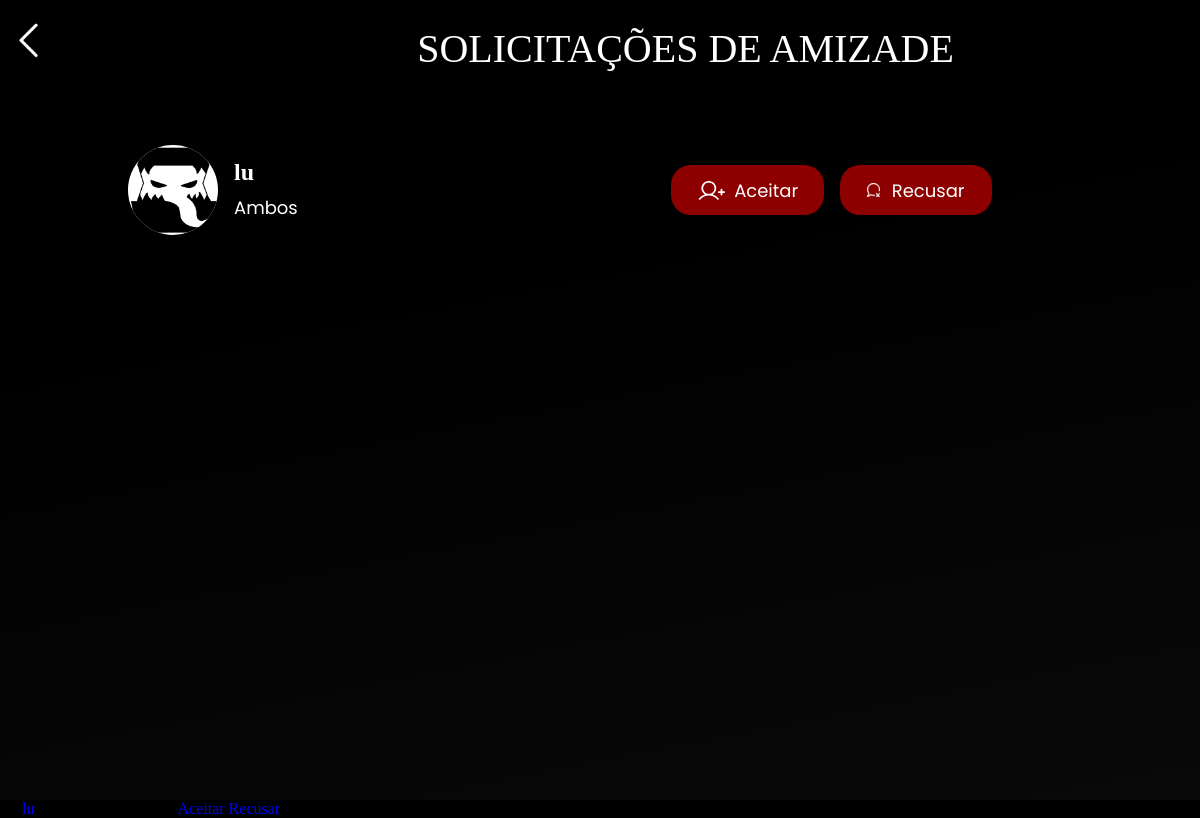
Screenshot of /SistAmizade/listar_solicitacoes/ (signed in) with the database file from the repository.
### SistAmizade/models.py (models this page shows, shortened)
class SolicitacaoAmizade(models.Model):
    de_usuario = models.ForeignKey(User, related_name='solicitacoes_enviadas', on_delete=models.CASCADE)
    para_usuario = models.ForeignKey(User, related_name='solicitacoes_recebidas', on_delete=models.CASCADE)
    aceita = models.BooleanField(default=False)
    criada_em = models.DateTimeField(auto_now_add=True)

### home/models.py (models this page shows, shortened)
class Perfil(models.Model):
    nomePerfil = models.ForeignKey(User, on_delete=models.CASCADE)
    slug = models.SlugField(User, unique=True)
    SESSION_CHOICES = (
        ('Online', 'Online'),
        ('Presencial', 'Presencial'),
    )
    PLAYER_TYPE_CHOICES = (
        ('Mestre', 'Mestre'),
        ('Jogador', 'Jogador'),
        ('Ambos', 'Ambos'),
    )
    RPG_SYSTEM_CHOICES = (
        ('Dungeons & Dragons', 'Dungeons & Dragons'),
        ('Tormenta20', 'Tormenta20'),
        ('Ordem Paranormal', 'Ordem Paranormal'),
        ('Call of Cthulhu', 'Call of Cthulhu'),
        ('Outros', 'Outros'),
    )
    fotoConta = models.ImageField(upload_to='images/profilePictures')
    tipo_sessao = models.CharField(max_length=20, choices=SESSION_CHOICES, null=True)
    tipo_player = models.CharField(max_length=20, choices=PLAYER_TYPE_CHOICES, null=True)
    descricao = models.TextField(max_length=256, null=True)
    sistema_rpg = models.CharField(max_length=20, choices=RPG_SYSTEM_CHOICES, null=True)
    idade = models.IntegerField(null=True)

### SistAmizade/views.py (the view)
# urls.py: path('listar_solicitacoes/', views.listar_solicitacoes, name='listar_solicitacoes'),
def listar_solicitacoes(request):
    solicitacoes_recebidas = SolicitacaoAmizade.objects.filter(para_usuario=request.user, aceita=False)
    for soli in solicitacoes_recebidas:
        perfil = Perfil.objects.get(id=soli.de_usuario.id)
        soli.perfil = perfil
        print(soli.perfil)
    return render(request, 'listar_solicitacoes.html', {'solicitacoes_recebidas': solicitacoes_recebidas})

### SistAmizade/templates/listar_solicitacoes.html (shortened to what this page needs)
{% extends "principal/base.html" %}
{% load static %}
{% block head %}
<link rel="stylesheet" href="{% static 'css/global-ia.css' %}" />
<link rel="stylesheet" href="{% static 'css/buscar-usuario.css'%}" />
<link rel="stylesheet" href="{% static 'css/responsivity.css'%}">
{% endblock %}
{% block conteudo %}
<div class="amigos1">
<div class="flex" style="height: 100vh;">
  <div class="add-area flex">
    <div class="add-contacts flex">
      <button style="all: unset;" onclick="goBack()">
        <img class="down-arrow-1-41" alt="" src="{% static 'img/public/downarrow-1-4@2x.png'%}" id="downArrow14"/>
      </button>
      <div id="amizades">SOLICITAÇÕES DE AMIZADE</div>
    </div>
    <div class="contact-list flex">
      {% for solicitacao in solicitacoes_recebidas %}
        <div onclick="initMob()" class="amizade">
          <div class="image-50-group">
            {% if solicitacao.perfil.fotoConta == "Indefinido" %}
              <img style="background-color: white;" class="contact-icon" alt="" src="{% static 'img/ain.png' %}"/>
            {% else %}
            <img class="contact-icon" alt="" src="{{ solicitacao.perfil.fotoConta.url }}"/>
            {% endif %}
          </div>
          <div class="contact-write">
            <b><a href="{% url 'exibir_perfil' solicitacao.perfil.slug %}">{{ solicitacao.perfil.nomePerfil }}</a></b>
            <p class="e-a-mesa">{{ solicitacao.perfil.tipo_player }}</p>
          </div>
          <div class="addbutton flex">
            <a class="flex" href="{% url 'aceitar_solicitacao' solicitacao.id %}">
            <img src="{% static 'img/public/add-player.svg' %}" alt="">
            <p>Aceitar</p>
            </a>
          </div>
          <div class="addbutton flex">
            <a class="flex" href="{% url 'recusar_solicitacao' solicitacao.id %}">
            <img style="height: 80%; width: 11%;" src="{% static 'img/public/reject.svg' %}" alt="">
            <p>Recusar</p>
            </a>
          </div>
        </div>
        {% empty %}
          <p>Nenhuma solicitação recebida.</p>
      {% endfor%}
    </div>
  </div>
</div>
</div>
{% for solicitacao in solicitacoes_recebidas %}
        <li><a href="{% url 'exibir_perfil' perfil_slug=solicitacao.de_usuario.username|lower %}">{{ solicitacao.de_usuario.username }}</a> deseja ser seu amigo.
            <a href="{% url 'aceitar_solicitacao' solicitacao.id %}">Aceitar</a>
            <a href="{% url 'recusar_solicitacao' solicitacao.id %}">Recusar</a>
        </li>
    {% empty %}
        <li>Nenhuma solicitação de amizade recebida.</li>
    {% endfor %}
{% endblock conteudo %}

### static/css/global.css (style rules this page uses)
* { margin: 0; }
a { text-decoration: none; }
body { margin: 0; line-height: normal; background-color: black; }
.flex { display: flex; }
body { margin: 0; overflow-x: hidden; }
button { all: initial; }
:root { --staat: "Staatliches"; --poppins: "Poppins"; --pt: "PT Serif"; --Inter: "Inter"; --Alata: "Alata"; --title-82: 82px; --title-64: 64px; --title-48: 48px; --subtitle-36: 36px; --subtitle-25: 25px; --text-20: 20px; --logo: 32px; --red1: #8C0000; --red2: #A8233C; --darkned: #380E17; --gradient: linear-gradient(#380E17, #8C0000); --background1: black; --background2: #011126; --background-gradient: linear-gradient(, #000000, #5B5C84); }
p, h3, h4 { margin-bottom: 0 !important; font-family: var(--poppins); color: white; }

### staticfiles/css/global-ia.css (style rules this page uses)
* { margin: 0; }
.flex { display: flex; align-items: center; justify-content: center; }
body { margin: 0; overflow-x: hidden; }
button { all: initial; }
:root { --body: Raleway; --header-12: "a Absolute Empire"; --font-merriweather: Merriweather; --font-inter: Inter; --font-size-8xl: clamp(14px, 2.3vw, 27px); --font-size-21xl: clamp(20px, 3.4vw, 40px); --header-12-size: clamp(18px, 2.5vw, 32px); --font-size-lg: clamp(14px, 1.5vw, 18px); --font-size-lgi: clamp(14px, 2vw, 32px); --font-size-3xs: clamp(10px, 2vw, 24px); --font-size-smi: clamp(13px, 1.5vw, 18px); --font-size-5xs: clamp(8px, 1.8vw, 18px); --title-size: 96px; --font-size-mid: 17px; --font-size-5xl: clamp(12px, 2.3vw, 24px); --font-size-65xl: clamp(40px, 8vw, 84px); --font-size-45xl: clamp(24px, 6vw, 64px); --font-size-sm: clamp(14px, 1.2vw, 18px); --body-size: clamp(14px, 2vw, 32px); --font-size-17xl: clamp(12px, 2.5vw ,36px); --title-size: clamp(64px, 3vw, 96px); --title-13-size: clamp(25px, 3vw, 36px); --font-size-9xl: clamp(24px, 5.4vw, 56px); --subtitle-22-size: clamp(17px,1.7vw, 32px); --font-size-xl: clamp(16px, 2.5vw, 32px); --font-size-4xl: clamp(17px,2vw,23px); --font-size-29xl: clamp(15px, 2.5vw ,36px); --br-xl: 20px; --br-8xs: 5px; --br-3xs: 10px; --br-31xl: 50px; --br-mini: 15px; --br-194xl: 213px; --color-black: #000; --color-white: #fff; --color-darkred: #8c0000; --color-limegreen-100: #00de3f; --dragonblood: #df0101; --mudbase: #a8233c; --darkred: #760d21; --lightredwine: #cc667c; }

### static/css/buscar-usuario.css (style rules this page uses)
.amigos1 { position: relative; width: 100%; text-align: justify; font-size: var(--font-size-smi); color: var(--color-white); font-family: var(--body); background: linear-gradient(169deg, #000 35.32%, rgba(53, 51, 51, 0.50) 218.41%); }
.add-area { flex-direction: column; width: 100%; height: 100%; justify-content: start; gap: 1rem; }
.add-contacts { width: 100%; padding: 1rem 0; justify-content: start; gap: 30%; }
#amizades { font-size: var(--font-size-21xl); font-family: var(--header-12); text-shadow: 0 4px 4px rgba(0, 0, 0, 0.25); }
.down-arrow-1-41 { height: clamp(26px, 5vw, 80px); cursor: pointer; }
.contact-list { flex-direction: column; width: 80%; margin-top: 1.5rem; height: 65%; justify-content: start; align-items: start; gap: 1.5rem; overflow-y: auto; }
.amizade { all: unset; display: flex; justify-content: start; width: 90%; padding: 0.5rem; border-radius: 15px; gap: 1rem; align-items: center; }
.image-50-group { display: flex; align-items: end; }
.contact-icon { height: clamp(50px, 9vw, 90px); width: clamp(50px, 9vw, 90px); border-radius: 100%; }
.contact-write { display: flex; flex-direction: column; align-items: start; justify-content: center; gap: 0.5rem; width: 70%; overflow: hidden; white-space: nowrap; }
.contact-write a { color: white; text-decoration: none; font-size: var(--font-size-lgi); width: 100%; white-space: nowrap; overflow: hidden; text-overflow: ellipsis; }
.e-a-mesa { font-size: var(--font-size-lg); width: 100%; white-space: nowrap; overflow: hidden; text-overflow: ellipsis; }
.addbutton { padding: 1rem; border-radius: 20px; background: #8C0000; height: 20%; justify-content: space-evenly; width: 20%; }
.addbutton a { all: unset; display: flex; align-items: center; justify-content: space-evenly; cursor: pointer; width: 100%; }
.addbutton img { width: 1.75rem; }

### rows the page displays
SolicitacaoAmizade: perfil.nomePerfil "lu", perfil.tipo_player "Ambos", de_usuario.username "lu"
